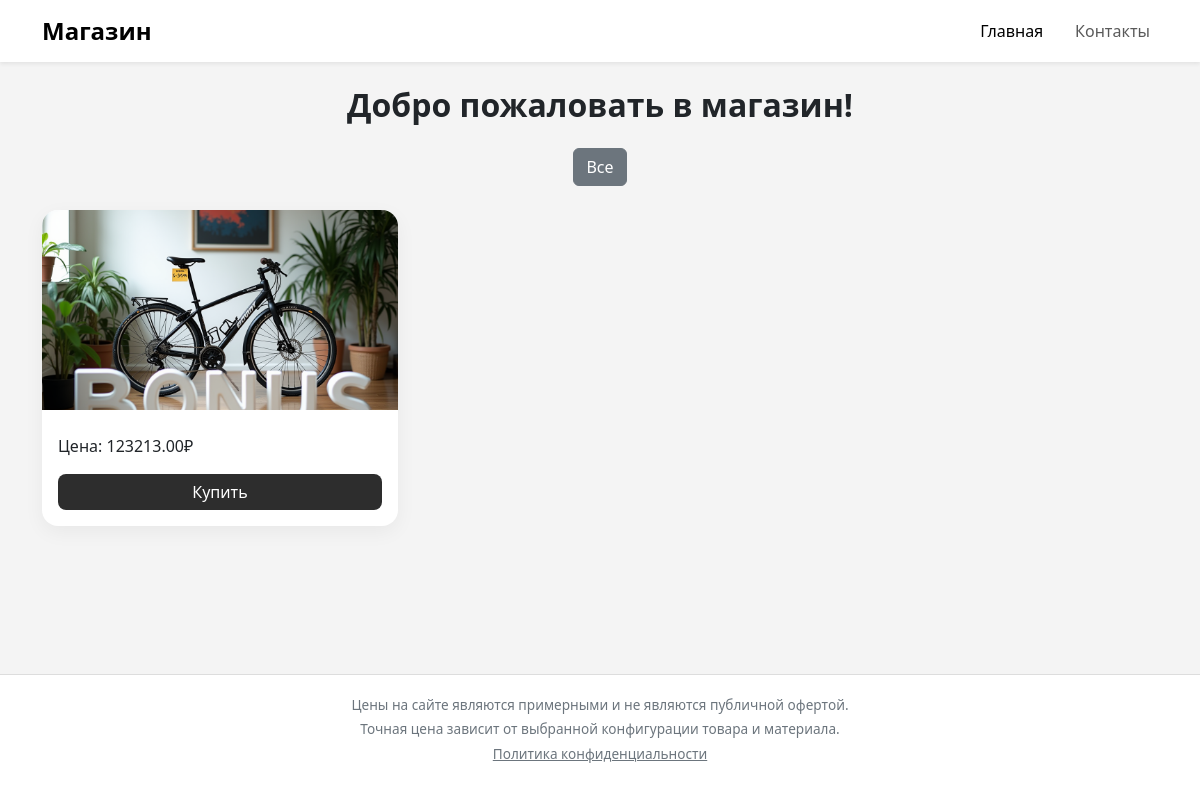
Before: / with the older database file.
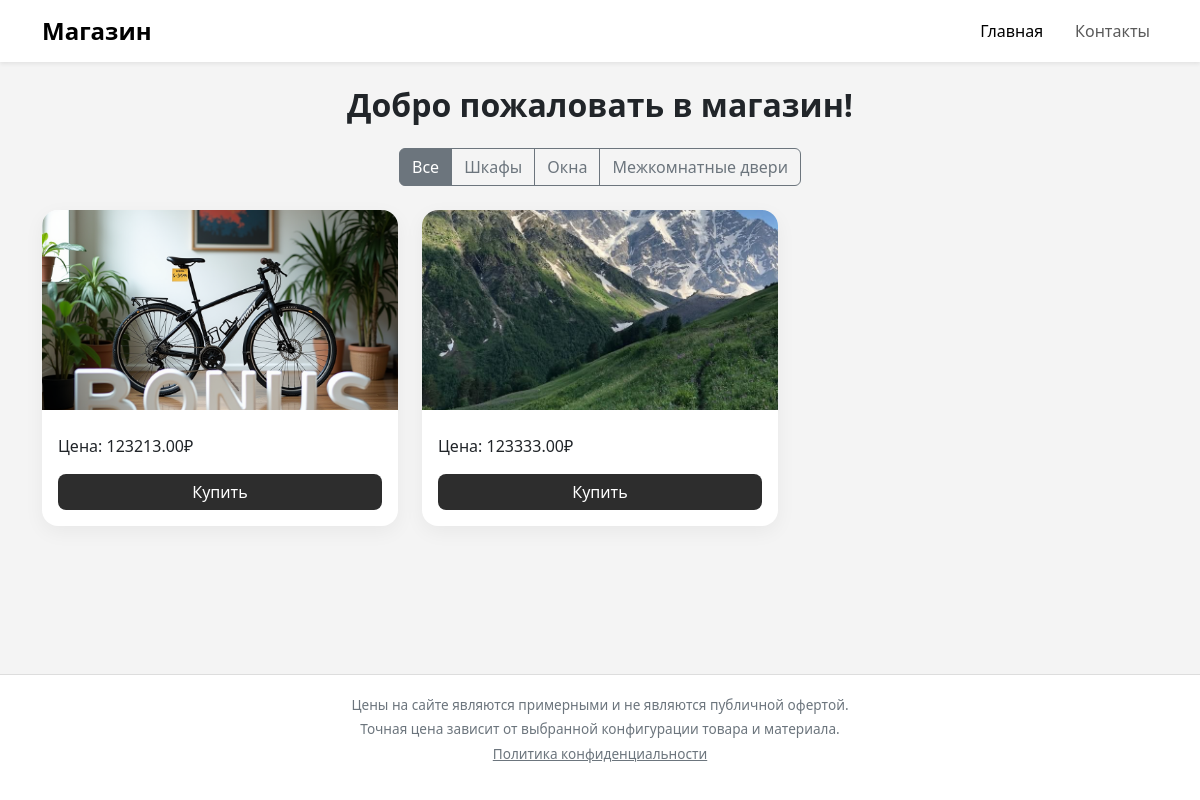
After: the same page with the newer database file.
### store/models.py (models this page shows, shortened)
class Product(models.Model):
    title = models.CharField(max_length=100)
    description = models.TextField()
    price = models.DecimalField(max_digits=10, decimal_places=2)
    image = models.ImageField(upload_to='product_images/', blank=True, null=True)
    category = models.ForeignKey(Category, on_delete=models.CASCADE, related_name='products', null=True, blank=True)  # <-- Добавляем связь

class Category(models.Model):
    name = models.CharField(max_length=100)

### store/views.py (the view)
# urls.py: path('', home, name='home'),
def home(request):
    category_id = request.GET.get('category')
    categories = Category.objects.all()
    if category_id:
        products = Product.objects.filter(category=category_id)
    else:
        products = Product.objects.all()
    return render(request, 'store/home.html', {
        'products': products,
        'categories': categories,
        'selected_category': int(category_id) if category_id else None
    })

### templates/store/home.html (shortened to what this page needs)
{% load static %}
<!DOCTYPE html>
<html lang="ru">
<head>
  <link rel="stylesheet" href="https://cdn.jsdelivr.net/npm/bootstrap@5.3.3/dist/css/bootstrap.min.css">
  <link rel="stylesheet" href="{% static 'css/styles.css' %}">
</head>
<body>
  <nav class="navbar navbar-expand-lg navbar-light bg-white shadow-sm">
    <div class="container">
      <a class="navbar-brand fw-bold" href="#">Магазин</a>
      <div class="collapse navbar-collapse" id="navbarNav">
        <ul class="navbar-nav ms-auto">
          <li class="nav-item">
            <a class="nav-link active" href="#">Главная</a>
          </li>
          <li class="nav-item">
            <a class="nav-link" href="#"></a>
          </li>
          <li class="nav-item">
            <a class="nav-link" href="#">Контакты</a>
          </li>
        </ul>
      </div>
    </div>
  </nav>
  <div class="container mt-4 mb-5">
    <h1 class="text-center mb-4">Добро пожаловать в магазин!</h1>
    <div class="container mb-4 text-center">
      <div class="btn-group" role="group" aria-label="Категории">
        <a href="{% url 'home' %}" class="btn btn-outline-secondary {% if not selected_category %}active{% endif %}">Все</a>
        {% for category in categories %}
          <a href="?category={{ category.id }}" class="btn btn-outline-secondary {% if selected_category == category.id %}active{% endif %}">
            {{ category.name }}
          </a>
        {% endfor %}
      </div>
    </div>
    <div class="row">
      {% for product in products %}
        <div class="col-md-4 mb-4 d-flex align-items-stretch">
          <div class="card product-card w-100">
            {% if product.image %}
              <img src="{{ product.image.url }}" class="card-img-top product-img" alt="{{ product.name }}">
            {% else %}
              <img src="{% static 'default.jpg' %}" class="card-img-top product-img" alt="Нет изображения">
            {% endif %}
            <div class="card-body d-flex flex-column">
              <p class="card-text mb-3">Цена: {{ product.price }}₽</p>
              <a href="#" class="btn btn-primary mt-auto">Купить</a>
            </div>
          </div>
        </div>
      {% empty %}
        <p>Товары пока не добавлены.</p>
      {% endfor %}
    </div>
  </div>
  <footer class="footer mt-auto">
    <div class="container text-center">
      <p class="mb-1">Цены на сайте являются примерными и не являются публичной офертой.</p>
      <p class="mb-1">Точная цена зависит от выбранной конфигурации товара и материала.</p>
      <p><a href="#">Политика конфиденциальности</a></p>
    </div>
  </footer>
</body>
</html>

### static/css/styles.css (style rules this page uses)
body { display: flex; flex-direction: column; min-height: 100vh; background-color: #f4f4f4; font-family: 'Segoe UI', Tahoma, Geneva, Verdana, sans-serif; }
.container { flex: 1; }
.navbar { background-color: #ffffff; box-shadow: 0 2px 4px rgba(0,0,0,0.05); }
.navbar-brand { font-weight: 600; font-size: 1.5rem; }
.product-card { border: none; border-radius: 16px; box-shadow: 0 6px 20px rgba(0,0,0,0.05); transition: transform 0.2s ease; background-color: #fff; }
.product-img { border-top-left-radius: 16px; border-top-right-radius: 16px; height: 200px; object-fit: cover; }
.btn-primary { background-color: #2d2d2d; border: none; border-radius: 8px; transition: background-color 0.2s ease; }
footer.footer { background-color: #fff; color: #6c757d; padding: 20px 0; text-align: right; font-size: 0.85rem; border-top: 1px solid #ddd; margin-top: auto; }
footer.footer a { color: #6c757d; text-decoration: underline; }
h1 { font-size: 2rem; font-weight: 600; margin-bottom: 1rem; }

Changed rows visible on the page:
added Category: name "Шкафы"
added Category: name "Окна"
added Category: name "Межкомнатные двери"
added Product: image (picture), price "123333.00"
